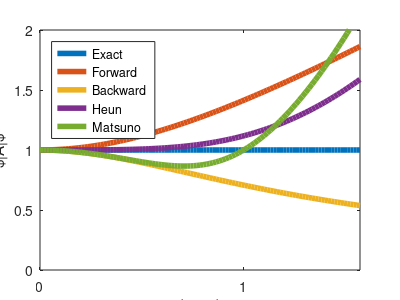
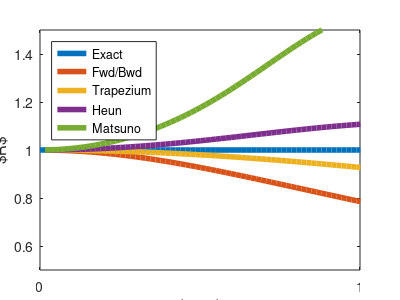

Write the MATLAB code that produced these figures, in order.
% make figures for Lesson 2: time discretization
close all
set(0,'defaulttexthorizontalalignment','center')

if false
	% amplification, damping and exact
	figure('papersize',[3,4],'paperposition',[0,0,4,3])
	axes('position',[.1 .1 .8 .8])
	dt=.1;
	tr=(0:200)*dt;
	Ae=exp(i); ye=real(Ae.^tr);
	Aa=1.02*exp(i); ya=real(Aa.^tr);
	Ad=exp(i)/1.02; yd=real(Ad.^tr);
	h=plot(tr,ye,tr,ya,tr,yd);
	set(h,'linewidth',4)
	legend('Exact','Amplifying','Damping','location','northwest')
	set(gca,'xlim',[tr(1),tr(end)],'ylim',[-2,2.2],'xtick',[],'ytick',[])
	xlabel('$t$')
	ylabel('$\psi(t)$')
	print('-depslatex','-dashed','-color','amp_damp.tex')
	close	
end

if false
	% amplification, damping and exact
	figure('papersize',[3,4],'paperposition',[0,0,4,3])
	axes('position',[.1 .1 .8 .8])
	dt=.1;
	tr=(0:200)*dt;
	Ae=exp(i); ye=real(Ae.^tr);
	Aa=exp(i*1.05); ya=real(Aa.^tr);
	Ad=exp(i/1.05); yd=real(Ad.^tr);
	h=plot(tr,ye,tr,ya,tr,yd);
	set(h,'linewidth',4)
	legend('Exact','Accelerating','Decelerating','location','northwest')
	set(gca,'xlim',[tr(1),tr(end)],'ylim',[-2,2.2],'xtick',[],'ytick',[])
	xlabel('$t$')
	ylabel('$\psi(t)$')
	print('-depslatex','-dashed','-color','acc_dec.tex')
	close	
end
if true
	% 2TL amplification
	figure('papersize',[3,4],'paperposition',[0,0,4,3])
	axes('position',[.1 .1 .8 .8])
	kr=linspace(0,pi/2,101);
	Ae=kr.^0;
	Af=abs(1+i*kr);
	Ab=abs(1./(1-i*kr));
	Ar=abs(1+i*kr-.5*kr.^2);
	Am=abs(1+i*kr-kr.^2);
	h=plot(kr,Ae,kr,Af,kr,Ab,kr,Ar,kr,Am);
	set(h,'linewidth',4)
	legend('Exact','Forward','Backward','Heun','Matsuno','location','northwest')
	set(gca,'xlim',[0,pi/2],'ylim',[0 2],'xtick',[0,1],'xticklabel',{'0','1'})
	xlabel('$\kappa\Delta t$')
	ylabel('$|A|$')
	print('-depslatex','-dashed','-color','2TLA.tex')
	close
end

if true
	% 2TL phase change
	figure('papersize',[3,4],'paperposition',[0,0,4,3])
	axes('position',[.1 .1 .8 .8])
	kr=linspace(0,pi/2,101);
	Re=kr.^0;
	Rf=atan(kr)./kr;
	Rt=atan(kr./(1-.25*kr.^2))./kr;
	Rr=atan(kr./(1-.5*kr.^2))./kr;
	Rm=atan(kr./(1-kr.^2))./kr;Rm(kr>1)=nan;
	h=plot(kr,Re,kr,Rf,kr,Rt,kr,Rr,kr,Rm);
	set(h,'linewidth',4)
	legend('Exact','Fwd/Bwd','Trapezium','Heun','Matsuno','location','northwest')
	set(gca,'xlim',[0,1],'ylim',[.5,1.5],'xtick',[0,1],'xticklabel',{'0','1'})
	xlabel('$\kappa\Delta t$')
	ylabel('$R$')
	print('-depslatex','-dashed','-color','2TLR.tex')
	close
end
